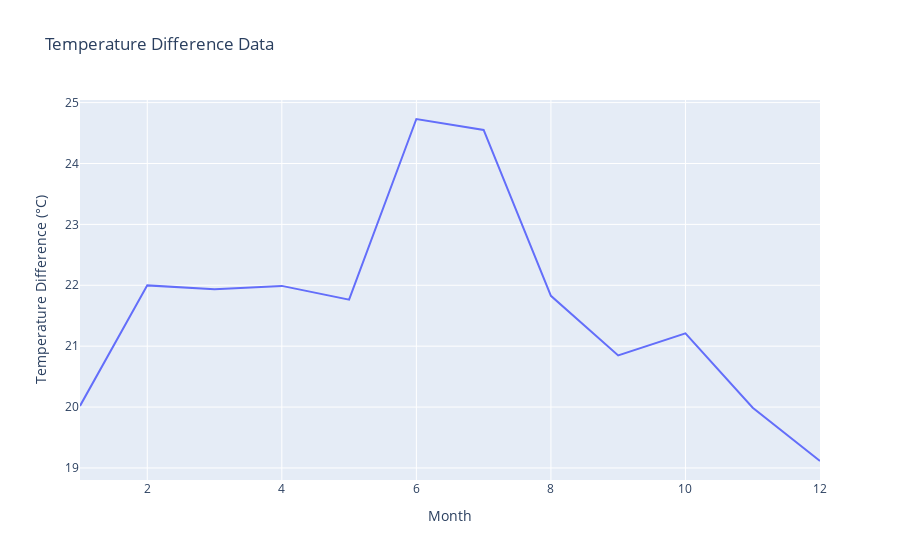

Here is the notebook cell this chart was saved with:
### Code cell
# Calculate the temperature difference
temp_diff = max_temp - min_temp

# Create a Plotly figure
fig = go.Figure()

# Add a line chart for temperature difference
fig.add_trace(go.Scatter(
    x=temp_diff.month,
    y=temp_diff,
    mode='lines',
    name='Temperature Difference'
))

# Set the layout
fig.update_layout(
    xaxis=dict(title='Month'),
    yaxis=dict(title='Temperature Difference (°C)'),
    title='Temperature Difference Data'
)

# Show the figure
fig.show()

### Figure 1 — Plotly figure (JSON) as saved in the notebook; plotly's stock layout.template omitted (floating-point values rounded to 4 significant figures)
{"data": [{"mode": "lines", "name": "Temperature Difference", "type": "scatter", "x": [1, 2, 3, 4, 5, 6, 7, 8, 9, 10, 11, 12], "y": [20.02, 22.0, 21.94, 21.99, 21.76, 24.73, 24.55, 21.83, 20.85, 21.21, 19.99, 19.11]}], "layout": {"title": {"text": "Temperature Difference Data"}, "xaxis": {"title": {"text": "Month"}}, "yaxis": {"title": {"text": "Temperature Difference (°C)"}}}}
